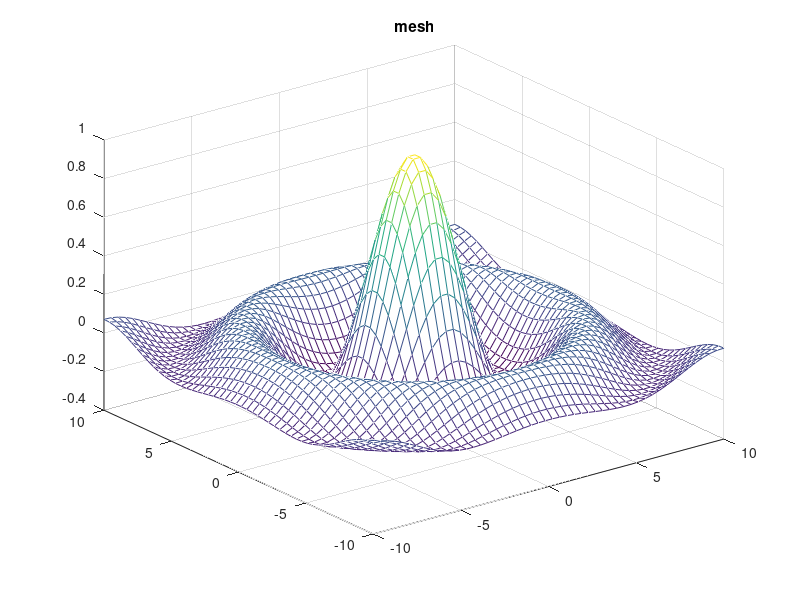
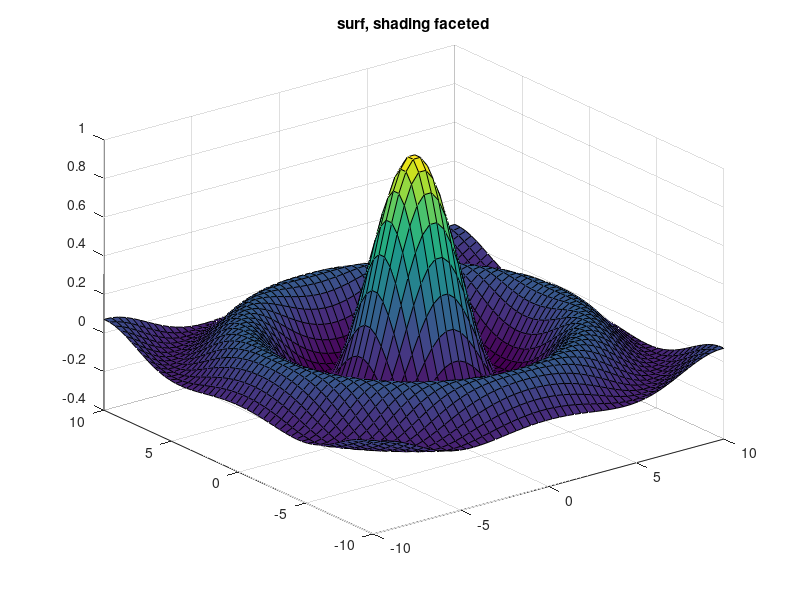
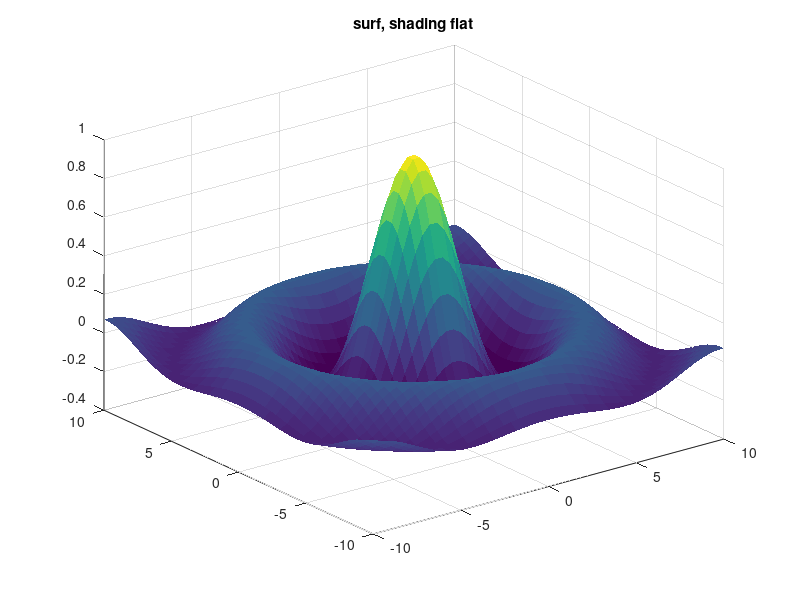
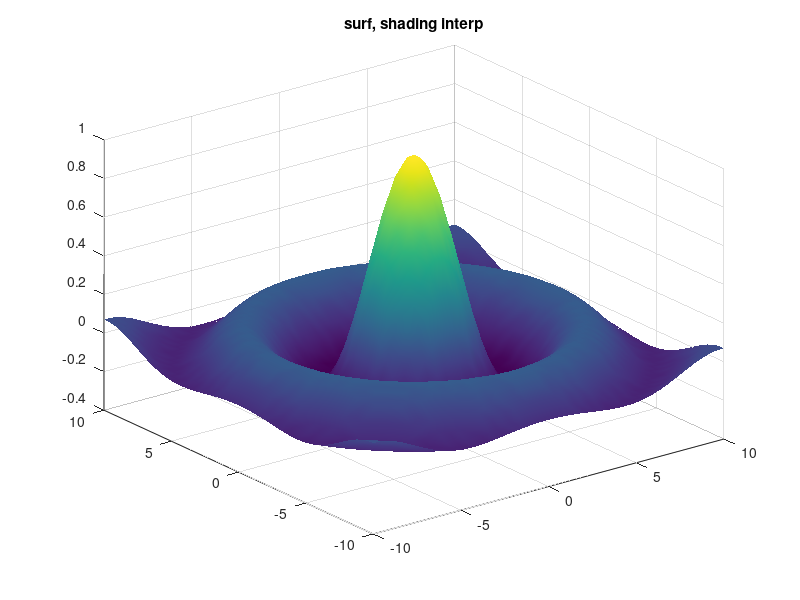

Here is the MATLAB script that generated these plots, in order:
% Surface plot 2.
clear all;
close all;

x_axis = linspace(-10, 10, 50);
y_axis = linspace(-10, 10, 50);

[x, y] = meshgrid(x_axis, y_axis);

r = sqrt(x.^2 +y.^2);
z = sin(r)./r;

figure(1)
mesh(x, y, z);
title('mesh');

figure(2);
surf(x, y, z);
shading faceted;
title('surf, shading faceted');

figure(3);
surf(x, y, z);
shading flat;
title('surf, shading flat');

figure(4);
surf(x, y, z);
shading interp;
title('surf, shading interp');
